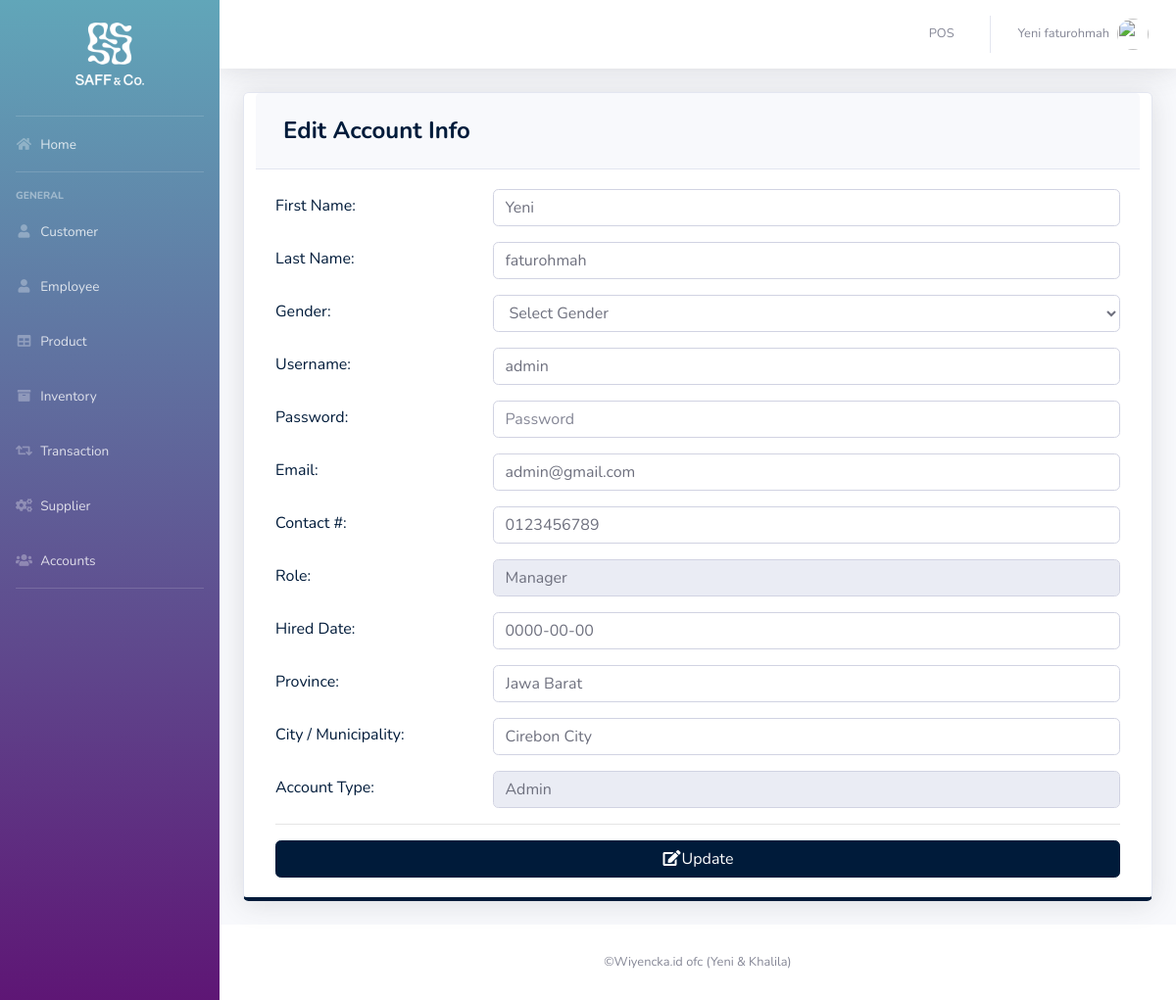
Page /php/settings.php (signed in) on the earlier database version.
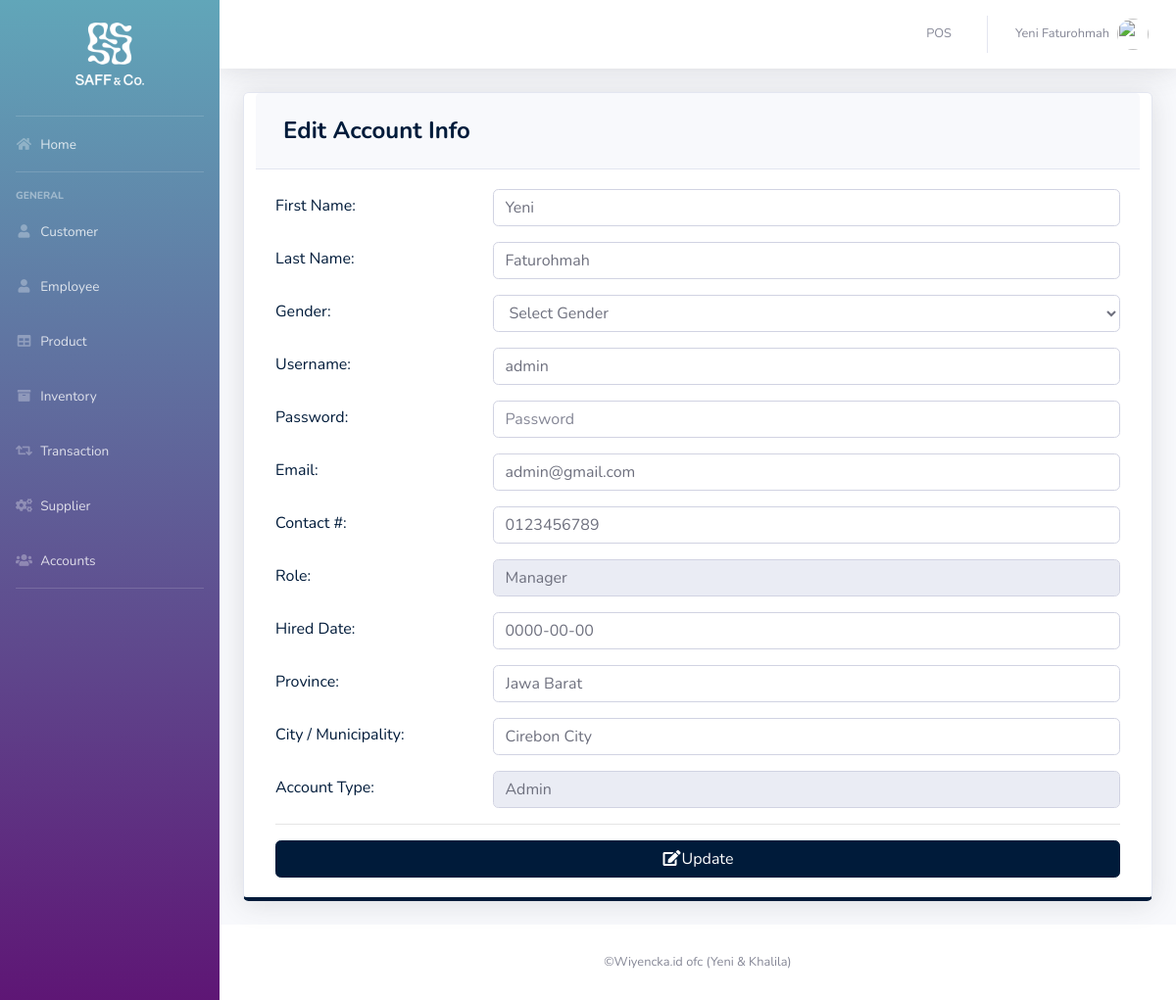
Same page on the later database version.
### tables this page shows
CREATE TABLE `users` (
  `ID` int(11) NOT NULL,
  `EMPLOYEE_ID` int(11) DEFAULT NULL,
  `USERNAME` varchar(50) DEFAULT NULL,
  `PASSWORD` varchar(50) DEFAULT NULL,
  `TYPE_ID` int(11) DEFAULT NULL
);

CREATE TABLE `employee` (
  `EMPLOYEE_ID` int(11) NOT NULL,
  `FIRST_NAME` varchar(50) DEFAULT NULL,
  `LAST_NAME` varchar(50) DEFAULT NULL,
  `GENDER` varchar(50) DEFAULT NULL,
  `EMAIL` varchar(100) DEFAULT NULL,
  `PHONE_NUMBER` varchar(11) DEFAULT NULL,
  `JOB_ID` int(11) DEFAULT NULL,
  `HIRED_DATE` varchar(50) NOT NULL,
  `LOCATION_ID` int(11) DEFAULT NULL
);

CREATE TABLE `job` (
  `JOB_ID` int(11) NOT NULL,
  `JOB_TITLE` varchar(50) DEFAULT NULL
);

CREATE TABLE `location` (
  `LOCATION_ID` int(11) NOT NULL,
  `PROVINCE` varchar(100) DEFAULT NULL,
  `CITY` varchar(100) DEFAULT NULL
);

CREATE TABLE `type` (
  `TYPE_ID` int(11) NOT NULL,
  `TYPE` varchar(50) DEFAULT NULL
);

### php/settings.php (the view, shortened to what the changed rows need)
<?php
include '../include/connection.php';
include '../include/sidebar.php';
?>
<?php
        $query = "SELECT ID, e.FIRST_NAME, e.LAST_NAME, e.GENDER, USERNAME, PASSWORD, e.EMAIL, PHONE_NUMBER, j.JOB_TITLE, e.HIRED_DATE, t.TYPE, l.PROVINCE, l.CITY
                      FROM users u
                      join employee e on u.EMPLOYEE_ID = e.EMPLOYEE_ID
                      join job j on e.JOB_ID=j.JOB_ID
                      join location l on e.LOCATION_ID=l.LOCATION_ID
                      join type t on u.TYPE_ID=t.TYPE_ID
                      WHERE ID =".$_SESSION['MEMBER_ID'];
        $result = mysqli_query($db, $query) or die(mysqli_error($db));
          while($row = mysqli_fetch_array($result))
          {
                $a= $row['FIRST_NAME'];
                $b=$row['LAST_NAME'];
                $d=$row['USERNAME'];
                $f=$row['EMAIL'];
                $g=$row['PHONE_NUMBER'];
                $h=$row['JOB_TITLE'];
                $i=$row['HIRED_DATE'];
                $j=$row['PROVINCE'];
                $k=$row['CITY'];
                $l=$row['TYPE'];
          }
      ?>
        <div class="card shadow mb-4 col-xs-12 col-md-12 border-bottom-primary">
            <div class="card-body">
            <form role="form" method="post" action="settings_edit.php">
              <div class="form-group row text-left text-primary">
                <div class="col-sm-9">
                  <input class="form-control" placeholder="First Name" name="firstname" value="<?php echo $a; ?>" required>
                </div>
              </div>
              <div class="form-group row text-left text-primary">
                <div class="col-sm-9">
                  <input class="form-control" placeholder="Last Name" name="lastname" value="<?php echo $b; ?>" required>
                </div>
              </div>
              <div class="form-group row text-left text-primary">
                <div class="col-sm-9">
                  <input class="form-control" placeholder="Username" name="username" value="<?php echo $d; ?>" required>
                </div>
              </div>
              <div class="form-group row text-left text-primary">
                <div class="col-sm-9">
                  <input class="form-control" placeholder="Email" name="email" value="<?php echo $f; ?>" required>
                </div>
              </div>
              <div class="form-group row text-left text-primary">
                <div class="col-sm-9">
                   <input class="form-control" placeholder="Contact #" name="phone" value="<?php echo $g; ?>" required>
                </div>
              </div>
              <div class="form-group row text-left text-primary">
                <div class="col-sm-9">
                  <input class="form-control" placeholder="Role" name="role" value="<?php echo $h; ?>" readonly>
                </div>
              </div>
              <div class="form-group row text-left text-primary">
                <div class="col-sm-9">
                  <input class="form-control" placeholder="Hired Date" name="hireddate" value="<?php echo $i; ?>" required>
                </div>
              </div>
              <div class="form-group row text-left text-primary">
                <div class="col-sm-9">
                  <input class="form-control" placeholder="Province" name="province" value="<?php echo $j; ?>" required>
                </div>
              </div>
              <div class="form-group row text-left text-primary">
                <div class="col-sm-9">
                  <input class="form-control" placeholder="City / Municipality" name="city" value="<?php echo $k; ?>" required>
                </div>
              </div>
              <div class="form-group row text-left text-primary">
                <div class="col-sm-9">
                  <input class="form-control" placeholder="Account Type" name="type" value="<?php echo $l; ?>" readonly>
                </div>
              </div>
              </form>
            </div>
          </div>
<?php
include '../include/footer.php';
?>

### include/topbar.php (shortened to what the changed rows need)
<div id="content-wrapper" class="d-flex flex-column">
  <div id="content">
    <nav class="navbar navbar-expand navbar-light bg-white topbar mb-4 static-top shadow">
      <ul class="navbar-nav ml-auto">
        <li class="nav-item dropdown no-arrow">
          <a class="nav-link dropdown-toggle" href="#" id="userDropdown" role="button" data-toggle="dropdown" aria-haspopup="true" aria-expanded="false">
            <span class="mr-2 d-none d-lg-inline text-gray-600 small"><?php echo  $_SESSION['FIRST_NAME']. ' '.$_SESSION['LAST_NAME'] ;?></span>
            <img class="img-profile rounded-circle"
            <?php
              if($_SESSION['GENDER']=='Male'){
                echo 'src="https://encrypted-tbn0.gstatic.com/images?q=tbn:ANd9GcTS0rikanm-OEchWDtCAWQ_s1hQq1nOlQUeJr242AdtgqcdEgm0Dg"';
              }else{
                echo 'src="https://encrypted-tbn0.gstatic.com/images?q=tbn:ANd9GcSNngF0RFPjyGl4ybo78-XYxxeap88Nvsyj1_txm6L4eheH8ZBu"';
              }
            ?>>
          </a>
        </li>
      </ul>
    </nav>
    <div class="container-fluid">

Differences in the rows shown:
changed through a linked row, users "admin": lastname "faturohmah" → "Faturohmah"
Other differences:
$_SESSION['LAST_NAME']: "faturohmah" → "Faturohmah"
